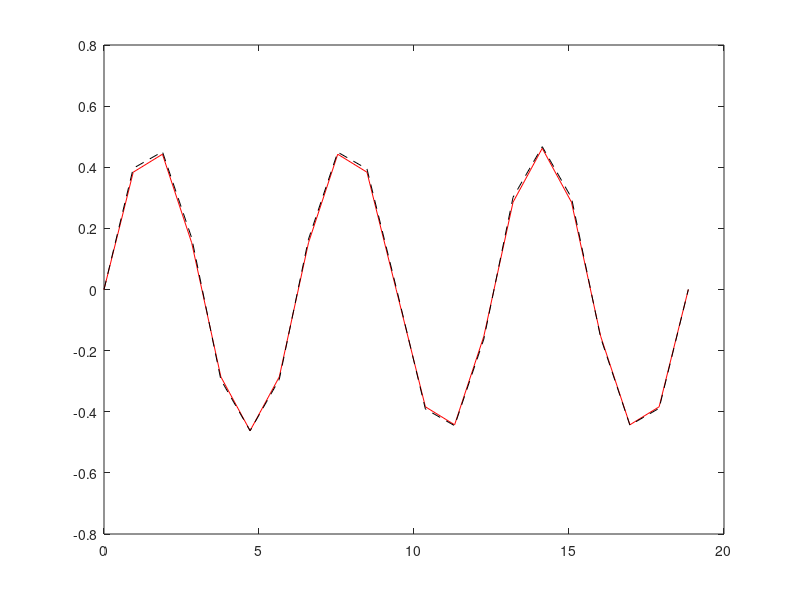

Write MATLAB code to recreate this figure.
clear all
close all
clc
format long

a=1
f=@(t,y) (1/2)*cos(t)*(1-y.^2);
y_exact=@(t) (exp(a*sin(t))-1)./(exp(a*sin(t))+1);
T=6*pi;
% h=0.1;
% h=0.05;
% N=T/h;
N=20;
h=T/N;
u0=0
u=zeros(N+1,1);
t=[0:h:T]';
u(1,1)=u0;

for k=1:N
f1=f(t(k,1),u(k,1));
f2=f((t(k,1)+(h/2)),u(k,1)+((h*f1)/2));
u(k+1,1)=u(k,1)+h*f2;
end

u
abs_err=norm(abs(y_exact(t)-u),inf)
rel_err=norm(abs(y_exact(t)-u),inf)./norm(abs(y_exact(t)),inf)


rel_err_40=0.006333078480471
rel_err_20=0.034504515439626

p_emp=-log2((rel_err_40)/(rel_err_20))

plot(t,y_exact(t),'r',t,u,'k--')